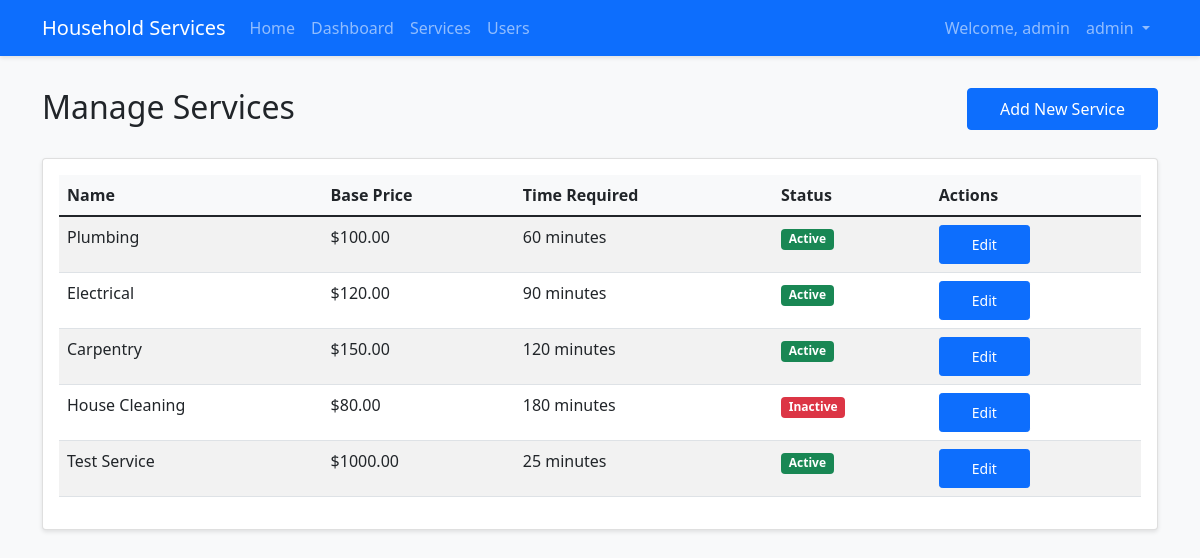
The app's page /admin/services (signed in), older data.
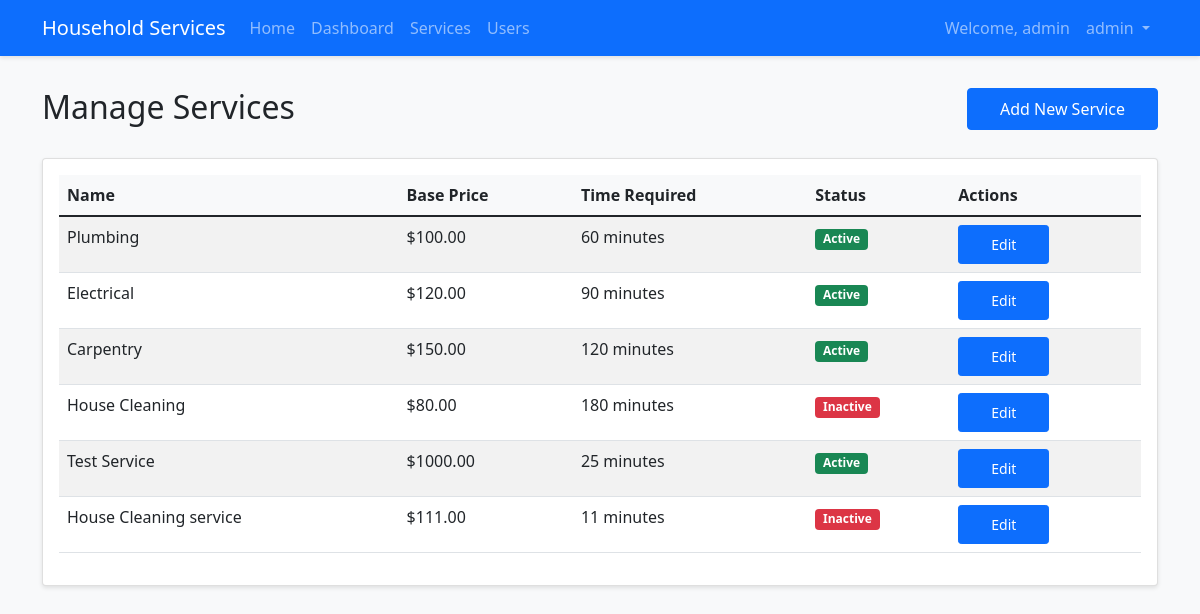
The same page, newer data.
### app/models/service.py (models this page shows)
class Service(db.Model):
    __tablename__ = 'services'
    id = db.Column(db.Integer, primary_key=True)
    name = db.Column(db.String(100), nullable=False)
    base_price = db.Column(db.Float, nullable=False)
    time_required = db.Column(db.Integer)
    description = db.Column(db.Text)
    date_created = db.Column(db.DateTime, default=datetime.utcnow)
    is_active = db.Column(db.Boolean, default=True)
    professionals = db.relationship('User', backref='service_type')
    service_requests = db.relationship('ServiceRequest', backref='service')

### app/views/admin.py (the view)
@bp.route('/services')
@login_required
@admin_required
def manage_services():
    services = Service.query.all()
    return render_template('admin/manage_services.html', services=services)

### app/models/user.py (called while the page is built)
@login_manager.user_loader
def load_user(id):
    return User.query.get(int(id))

### app/templates/admin/manage_services.html (shortened to what this page needs)
{% extends "base.html" %}
{% block content %}
<div class="row mb-4">
    <div class="col-md-8">
        <h2>Manage Services</h2>
    </div>
    <div class="col-md-4 text-end">
        <a href="{{ url_for('admin.add_service') }}" class="btn btn-primary">Add New Service</a>
    </div>
</div>
<div class="card">
    <div class="card-body">
        <div class="table-responsive">
            <table class="table table-striped">
                <thead>
                    <tr>
                        <th>Name</th>
                        <th>Base Price</th>
                        <th>Time Required</th>
                        <th>Status</th>
                        <th>Actions</th>
                    </tr>
                </thead>
                <tbody>
                    {% for service in services %}
                    <tr>
                        <td>{{ service.name }}</td>
                        <td>${{ "%.2f"|format(service.base_price) }}</td>
                        <td>{{ service.time_required }} minutes</td>
                        <td>
                            <span class="badge {% if service.is_active %}bg-success{% else %}bg-danger{% endif %}">
                                {{ 'Active' if service.is_active else 'Inactive' }}
                            </span>
                        </td>
                        <td>
                            <a href="{{ url_for('admin.edit_service', id=service.id) }}"
                               class="btn btn-sm btn-primary">Edit</a>
                        </td>
                    </tr>
                    {% endfor %}
                </tbody>
            </table>
        </div>
    </div>
</div>
{% endblock %}

Row changes from the older to the newer data that the page shows:
added Service: name "House Cleaning service", base_price "111.00", time_required "11", is_active "Inactive"
